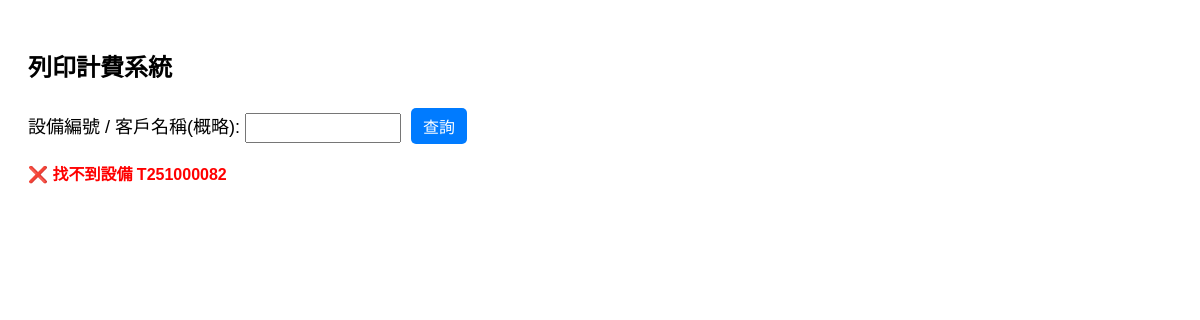
The app's page /?device_id=T251000082, older data.
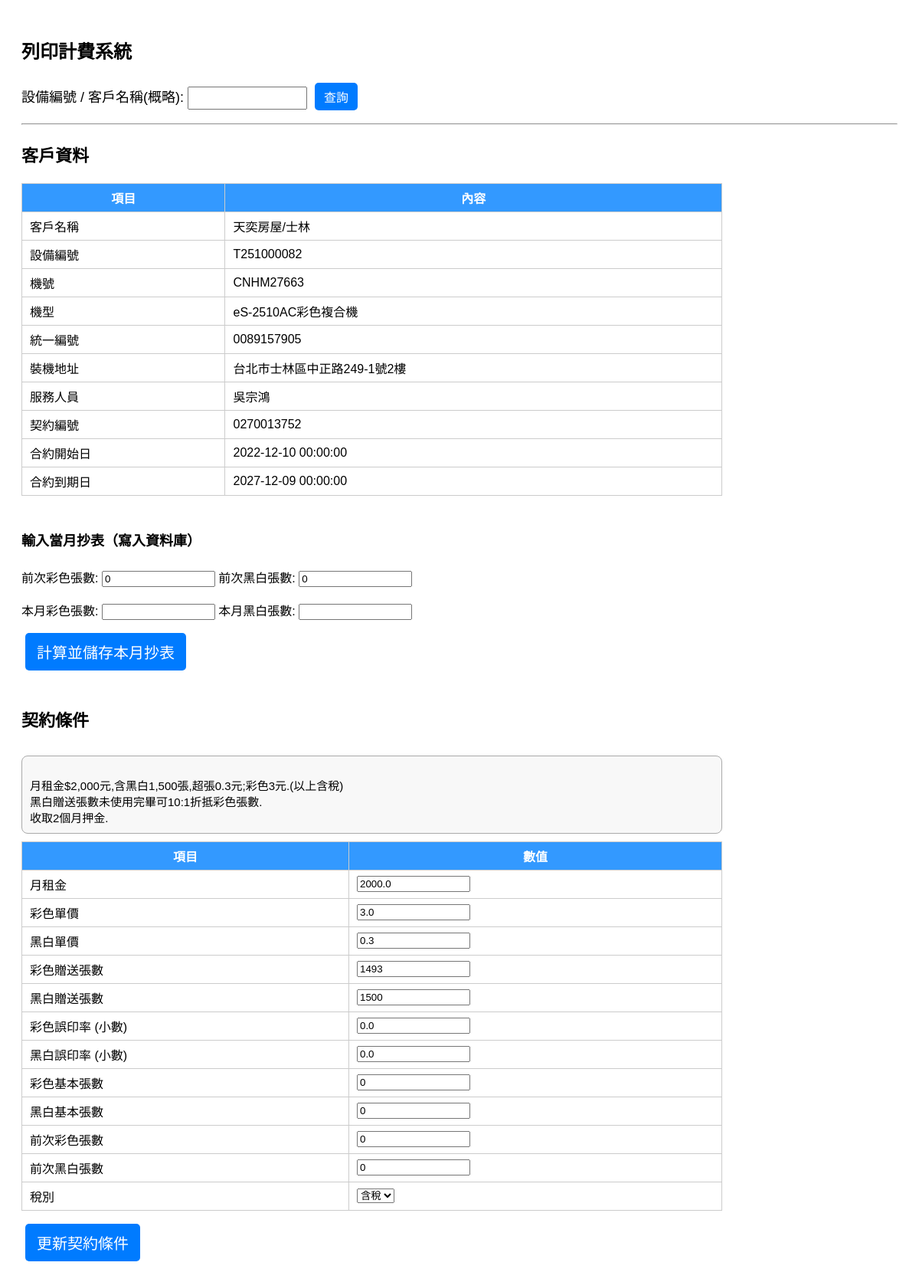
The same page, newer data.
### tables this page shows
CREATE TABLE customers (
        device_id TEXT PRIMARY KEY,
        customer_name TEXT,
        device_number TEXT,
        machine_model TEXT,
        tax_id TEXT,
        install_address TEXT,
        service_person TEXT,
        contract_number TEXT,
        contract_start TEXT,
        contract_end TEXT
    );

CREATE TABLE contracts (
        device_id TEXT PRIMARY KEY,
        monthly_rent REAL,
        contra TEXT,
        color_unit_price REAL,
        bw_unit_price REAL,
        color_giveaway INTEGER,
        bw_giveaway INTEGER,
        color_error_rate REAL,
        bw_error_rate REAL,
        color_basic INTEGER,
        bw_basic INTEGER,
        tax_type TEXT DEFAULT '含稅'
    );

### app.py (the view)
@app.route("/", methods=["GET", "POST"])
def index():
    message = request.args.get("message", "")
    contract, customer, result = None, None, None
    contra_text = ""
    last_color, last_bw, last_time = 0, 0, ""
    matches = []
    if request.method == "POST":
        mode = request.form.get("mode")
        keyword = request.form.get("device_id", "").strip()
        if mode == "query":
            contract, contra_text = get_contract(keyword)
            customer = get_customer(keyword)
            if not contract:
                matches = search_customers_by_name(keyword)
                if matches:
                    message = f"🔍 找到 {len(matches)} 筆相符客戶"
                else:
                    message = f"❌ 找不到設備或客戶：{keyword}"
            else:
                last_color, last_bw, last_time = get_last_counts(keyword)
        elif mode == "calculate":
            device_id = keyword
            contract, contra_text = get_contract(device_id)
            customer = get_customer(device_id)
            if contract:
                last_color, last_bw, last_time = get_last_counts(device_id)
                curr_color = int(request.form.get("curr_color", "0"))
                curr_bw = int(request.form.get("curr_bw", "0"))
                result = calculate(contract, curr_color, curr_bw, last_color, last_bw)
                insert_usage(device_id, curr_color, curr_bw)
            else:
                message = f"❌ 找不到設備 {device_id}"
        elif mode == "update_contract":
            device_id = keyword
            fields = {
                "monthly_rent": float(request.form.get("monthly_rent", "0") or 0),
                "color_unit_price": float(request.form.get("color_unit_price", "0") or 0),
                "bw_unit_price": float(request.form.get("bw_unit_price", "0") or 0),
                "color_giveaway": int(request.form.get("color_giveaway", "0") or 0),
                "bw_giveaway": int(request.form.get("bw_giveaway", "0") or 0),
                "color_error_rate": float(request.form.get("color_error_rate", "0") or 0),
                "bw_error_rate": float(request.form.get("bw_error_rate", "0") or 0),
                "color_basic": int(request.form.get("color_basic", "0") or 0),
                "bw_basic": int(request.form.get("bw_basic", "0") or 0),
                "tax_type": request.form.get("tax_type", "含稅"),
            }
            conn = sqlite3.connect(DB_FILE)
            c = conn.cursor()
            c.execute("""
                UPDATE contracts SET
                    monthly_rent=?, color_unit_price=?, bw_unit_price=?,
                    color_giveaway=?, bw_giveaway=?, color_error_rate=?, bw_error_rate=?,
                    color_basic=?, bw_basic=?, tax_type=?
                WHERE device_id=?""",
                (*fields.values(), device_id))
            conn.commit()
            conn.close()
            return redirect(url_for("index", device_id=device_id, message="✅ 契約條件已更新"))
    elif request.args.get("device_id"):
        q_device = request.args.get("device_id")
        contract, contra_text = get_contract(q_device)
        customer = get_customer(q_device)
        if contract:
            last_color, last_bw, last_time = get_last_counts(q_device)
        else:
            message = f"❌ 找不到設備 {q_device}"
    return render_template("index.html",
                           contract=contract,
                           contra_text=contra_text,
                           customer=customer,
                           last_color=last_color,
                           last_bw=last_bw,
                           last_time=last_time,
                           result=result,
                           matches=matches,
                           message=message)

### app.py (called while the page is built)
def get_contract(device_id):
    conn = sqlite3.connect(DB_FILE)
    c = conn.cursor()
    c.execute("SELECT * FROM contracts WHERE device_id=?", (device_id,))
    contract_row = c.fetchone()
    contra_text = ""
    if contract_row:
        col_names = [desc[0] for desc in c.description]
        contract_dict = dict(zip(col_names, contract_row))
        contra_text = contract_dict.get("contra", "")
    else:
        contract_dict = None
    conn.close()
    return contract_dict, contra_text

def get_customer(device_id):
    conn = sqlite3.connect(DB_FILE)
    c = conn.cursor()
    c.execute("SELECT * FROM customers WHERE device_id=?", (device_id,))
    row = c.fetchone()
    conn.close()
    if row:
        return {
            "device_id": row[0],
            "customer_name": row[1],
            "device_number": row[2],
            "machine_model": row[3],
            "tax_id": row[4],
            "install_address": row[5],
            "service_person": row[6],
            "contract_number": row[7],
            "contract_start": row[8],
            "contract_end": row[9]
        }
    return None

def get_last_counts(device_id):
    conn = sqlite3.connect(DB_FILE)
    c = conn.cursor()
    c.execute("SELECT color_count, bw_count, timestamp FROM usage WHERE device_id=? ORDER BY id DESC LIMIT 1", (device_id,))
    row = c.fetchone()
    conn.close()
    if row:
        return row[0] or 0, row[1] or 0, row[2] or ""
    return 0, 0, ""

### templates/index.html (shortened to what this page needs)
<!DOCTYPE html>
<html>
<head>
</head>
<body>
    <h2>列印計費系統</h2>
	<form method="POST" style="margin-bottom: 12px;">
		<label class="search-label">設備編號 / 客戶名稱(概略):
			<input type="text" name="device_id" required class="search-input">
		</label>
		<button type="submit" class="search-btn">查詢</button>
	</form>
    {% if message %}
        <div class="{{ 'msg' if message.startswith('✅') else 'err' }}">{{ message }}</div>
    {% endif %}
    {% if contract %}
    <hr>
    {% if customer %}
    <h3 style="font-size:22px;">客戶資料</h3>
    <table class="contract-table">
        <tr><th>項目</th><th>內容</th></tr>
        <tr><td>客戶名稱</td><td>{{ customer.customer_name }}</td></tr>
        <tr><td>設備編號</td><td>{{ customer.device_id }}</td></tr>
        <tr><td>機號</td><td>{{ customer.device_number }}</td></tr>
        <tr><td>機型</td><td>{{ customer.machine_model }}</td></tr>
        <tr><td>統一編號</td><td>{{ customer.tax_id }}</td></tr>
        <tr><td>裝機地址</td><td>{{ customer.install_address }}</td></tr>
        <tr><td>服務人員</td><td>{{ customer.service_person }}</td></tr>
        <tr><td>契約編號</td><td>{{ customer.contract_number }}</td></tr>
        <tr><td>合約開始日</td><td>{{ customer.contract_start }}</td></tr>
        <tr><td>合約到期日</td><td>{{ customer.contract_end }}</td></tr>
    </table>
    {% endif %}
    <form method="POST" style="margin-top:20px;">
        <div class="header-flex" style="font-size:18px;width:80%; margin-top:20px;">
            <h4>輸入當月抄表（寫入資料庫）
            </h4>
        </div>
        <div>
            前次彩色張數: <input type="text" value="{{ last_color }}" readonly>
            前次黑白張數: <input type="text" value="{{ last_bw }}" readonly>
        </div>
        <br>
        <div>
            本月彩色張數: <input type="number" name="curr_color" required>
            本月黑白張數: <input type="number" name="curr_bw" required>
        </div>
        <div style="margin-top:12px;">
            <button type="submit">計算並儲存本月抄表</button>
        </div>
    </form>
    <div class="header-flex" style="width:80%; margin-top:20px;">
        <h3 style="font-size:22px;">契約條件</h3>
    </div>
	{% if contra_text %}
	<div style="width:80%; margin-top:10px;">
		<div style="border: 1px solid #aaa; border-radius: 8px; padding: 10px; font-size: 15px; font-family: 'Microsoft JhengHei', sans-serif; white-space: pre-line; background-color:#f8f8f8;">
			{{ contra_text }}
		</div>
	</div>
	{% endif %}
    <form method="POST" style="margin-top:8px;">
        <table class="contract-table">
            <tr><th>項目</th><th>數值</th></tr>
            <tr><td>月租金</td><td><input type="number" step="0.01" name="monthly_rent" value="{{ contract.monthly_rent }}"></td></tr>
            <tr><td>彩色單價</td><td><input type="number" step="0.01" name="color_unit_price" value="{{ contract.color_unit_price }}"></td></tr>
            <tr><td>黑白單價</td><td><input type="number" step="0.01" name="bw_unit_price" value="{{ contract.bw_unit_price }}"></td></tr>
            <tr><td>彩色贈送張數</td><td><input type="number" name="color_giveaway" value="{{ contract.color_giveaway }}"></td></tr>
            <tr><td>黑白贈送張數</td><td><input type="number" name="bw_giveaway" value="{{ contract.bw_giveaway }}"></td></tr>
            <tr><td>彩色誤印率 (小數)</td><td><input type="number" step="0.0001" name="color_error_rate" value="{{ contract.color_error_rate }}"></td></tr>
            <tr><td>黑白誤印率 (小數)</td><td><input type="number" step="0.0001" name="bw_error_rate" value="{{ contract.bw_error_rate }}"></td></tr>
            <tr><td>彩色基本張數</td><td><input type="number" name="color_basic" value="{{ contract.color_basic }}"></td></tr>
            <tr><td>黑白基本張數</td><td><input type="number" name="bw_basic" value="{{ contract.bw_basic }}"></td></tr>
            <tr><td>前次彩色張數</td><td><input type="text" value="{{ last_color }}" readonly></td></tr>
            <tr><td>前次黑白張數</td><td><input type="text" value="{{ last_bw }}" readonly></td></tr>
            <tr><td>稅別</td>
                <td>
                    <select name="tax_type">
                        <option value="含稅" {% if contract.tax_type == "含稅" %}selected{% endif %}>含稅</option>
                    </select>
                </td>
            </tr>
        </table>
        <div style="margin-top:12px;">
            <button type="submit">更新契約條件</button>
        </div>
    </form>
    {% endif %}
</body>
</html>

### templates/index.html (style rules this page uses)
body { font-family: Arial, sans-serif; padding: 20px; }
table { border-collapse: collapse; margin: 10px 0; width: 80%; }
th, td { border: 1px solid #ccc; padding: 6px 10px; text-align: left; }
th { background-color: #ccc !important; }
.header-flex { display:flex; justify-content:space-between; align-items:center; width:80%; }
input[type="number"], input[type="text"] { width: 140px; }
table.contract-table th { text-align: center; background-color: #3399FF !important;color: white !important; }
button { padding: 10px 15px; font-size: 20px; margin: 5px; background-color: #007BFF; color: white; border: none; border-radius: 5px; cursor: pointer; }
.search-label { font-family: "Microsoft JhengHei", sans-serif; font-size: 18px; }
.search-input { font-family: "Microsoft JhengHei", sans-serif; font-size: 16px; padding: 4px 6px; }
.search-btn { font-family: "Microsoft JhengHei", sans-serif; font-size: 16px; padding: 6px 12px; }

Row changes from the older to the newer data that the page shows:
added customers: customer_name "天奕房屋/士林", device_id "T251000082", device_number "CNHM27663", machine_model "eS-2510AC彩色複合機", tax_id "0089157905", install_address "台北市士林區中正路249-1號2樓", service_person "吳宗鴻", contract_number "0270013752", contract_start "2022-12-10 00:00:00", contract_end "2027-12-09 00:00:00"
added contracts: contra "月租金$2,000元,含黑白1,500張,超張0.3元;彩色3元.(以上含稅) 黑白贈送張數未使用完畢可10:1折抵彩色張數. 收取2個月押金.", monthly_rent "2000.0", color_unit_price "3.0", bw_unit_price "0.3", color_giveaway "1493", bw_giveaway "1500", color_error_rate "0.0", bw_error_rate "0.0", color_basic "0", bw_basic "0", tax_type "含稅"
Text that changed along with them:
form field last_color: (not shown) → "0"
form field last_bw: (not shown) → "0"
{{ message }}: "❌ 找不到設備 T251000082" → (not shown)
text now shown: "客戶資料 項目 內容 客戶名稱 設備編號 機號 機型 統一編號 裝機地址 服務人員 契約編號 合約開始日 合約到期日 輸入當月抄表（寫入資料庫） 前次彩色張數: 前次黑白張數: 本月彩色張數: 本月黑白張數: 計算並儲存本月抄表 契約條件 項目 數值 月租金 彩色單價 黑白單價 彩色贈送張數 黑白贈送張數 彩色誤印率 (小數) 黑白誤印率 (小數) 彩色基本張數 黑白基本張數 前次彩色張數 前次黑白張數 稅別 更新契約條件"
